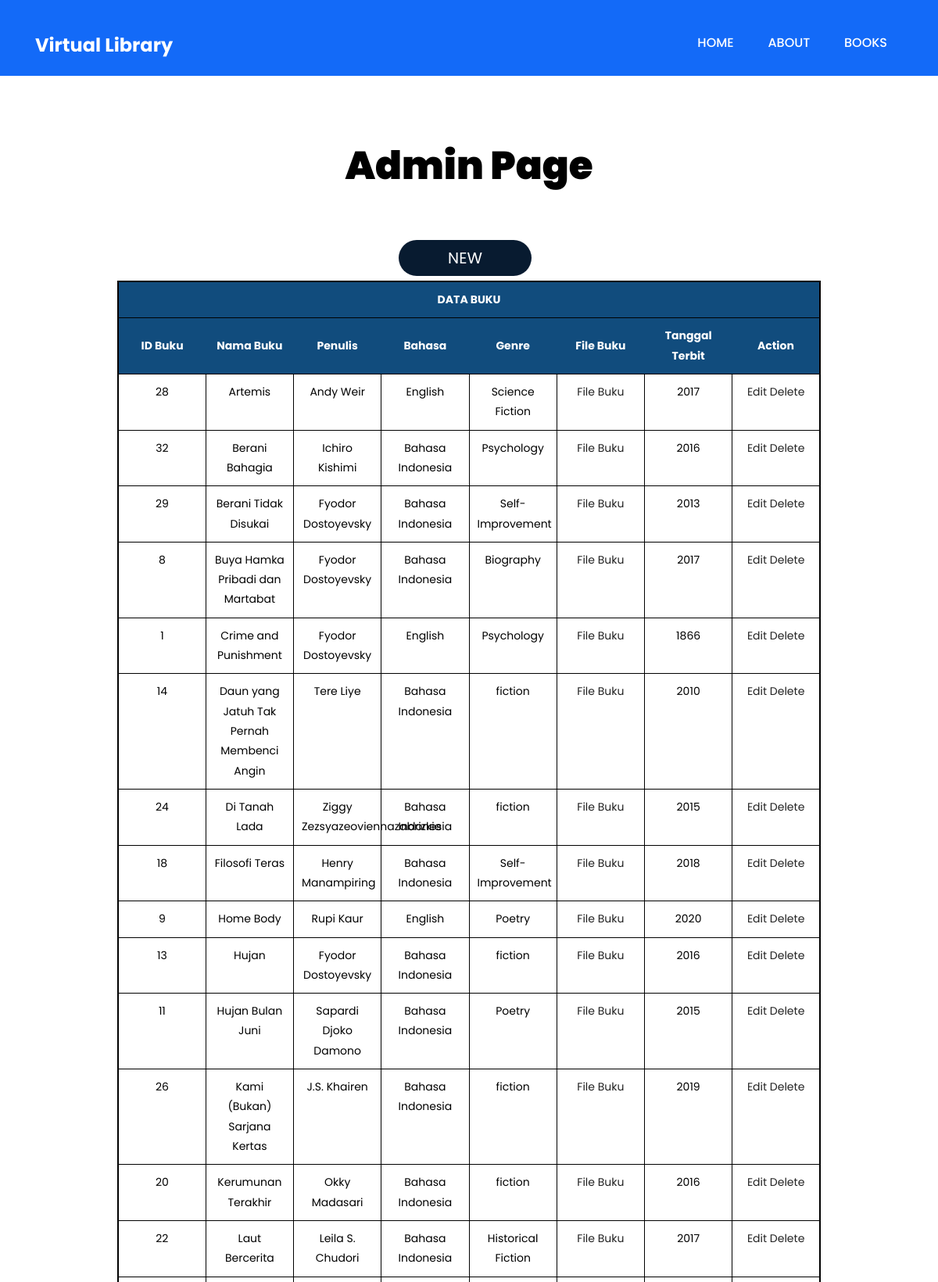
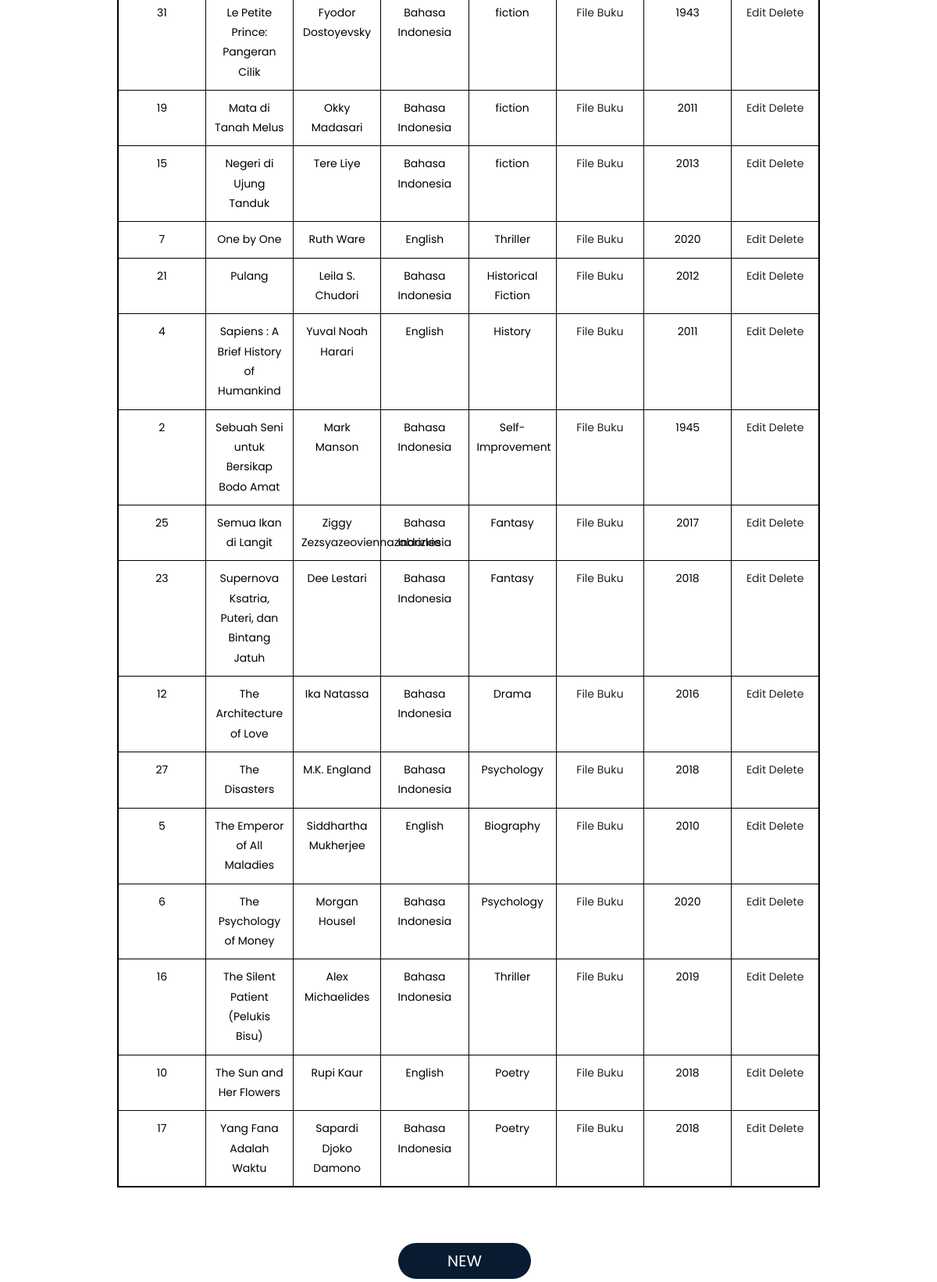
/admin.php (signed in, upper part), run on the app's committed database (2 pictures, top to bottom).
### tables this page shows
CREATE TABLE `t_books` (
  `book_id` int(11) NOT NULL,
  `book_name` varchar(255) NOT NULL,
  `book_author` int(11) NOT NULL,
  `book_lang` int(11) NOT NULL,
  `book_desc` varchar(255) DEFAULT NULL,
  `book_genre` varchar(255) NOT NULL,
  `book_cover` blob NOT NULL,
  `book_file` blob NOT NULL,
  `book_year` int(11) NOT NULL
);

CREATE TABLE `t_bookauthor` (
  `author_id` int(11) NOT NULL,
  `author_name` varchar(255) NOT NULL,
  `author_desc` varchar(255) DEFAULT ''
);

CREATE TABLE `t_booklang` (
  `language_id` int(11) NOT NULL,
  `language_name` varchar(255) NOT NULL DEFAULT ''
);

CREATE TABLE `t_bookgenre` (
  `genre_id` int(11) NOT NULL,
  `genre_name` varchar(255) NOT NULL DEFAULT ''
);

### models/function.php (called while the page is built, shortened)
<?php
include('config.php');
function readBooks(){
    global $conn;
    $query =
    "SELECT b.book_id, b.book_name, b.book_cover, ba.author_name, bl.language_name, b.book_desc, b.book_year, bg.genre_name
    FROM t_books b
    JOIN t_bookauthor ba ON b.book_author = ba.author_id
    JOIN t_booklang bl ON b.book_lang = bl.language_id
    JOIN t_bookgenre bg ON b.book_genre = bg.genre_id
    ORDER BY b.book_name ASC";
    $result = mysqli_query($conn, $query);
    return $result;
}
?>

### admin.php (the view, shortened to what this page needs)
<?php
include('models/function.php');
$bookList = readBooks();
?><!DOCTYPE html>
<html lang="en">
   <head>
      <link rel="stylesheet" href="css/bootstrap.min.css">
      <link rel="stylesheet" href="css/style.css">
      <link rel="stylesheet" href="css/responsive.css">
      <link rel="stylesheet" href="css/jquery.mCustomScrollbar.min.css">
      <link rel="stylesheet" href="https://netdna.bootstrapcdn.com/font-awesome/4.0.3/css/font-awesome.css">
      <link rel="stylesheet" href="css/owl.carousel.min.css">
      <link rel="stylesheet" href="css/owl.theme.default.min.css">
      <link rel="stylesheet" href="https://cdnjs.cloudflare.com/ajax/libs/fancybox/2.1.5/jquery.fancybox.min.css" media="screen">
   </head>
   <body class="main-layout about_pape">
      <header class="section">
         <div class="header_main">
            <div class="header_main">
               <div class="container">
                  <div class="row">
                     <div class="col-xl-3 col-lg-3 col-md-3 col-sm-3 col logo_section">
                        <div class="full">
                           <div class="center-desk">
                           <div class="logo"> <a href="home.php"><h1><strong class="color">Virtual Library</strong></h1></a> </div>
                           </div>
                        </div>
                     </div>
                     <div class="col-xl-9 col-lg-9 col-md-9 col-sm-9">
                        <div class="menu-area">
                           <div class="limit-box">
                              <nav class="main-menu">
                                 <ul class="menu-area-main">
                                    <li> <a href="home.php">Home</a> </li>
                                    <li> <a href="about.php">About</a> </li>
                                    <li><a href="books.php">Books</a></li>
                                 </ul>
                              </nav>
                           </div>
                        </div>
                     </div>
                  </div>
               </div>
            </div>
           </div>
      </header>
       <div class="section about ">
         <div class="container">
             <div class="row">
                <div class="col-12">
                    <div class="titlepage">
                     <h2><strong class="black"><center>Admin Page</center></strong></h2>
                  </div>
                </div>
             </div>
         </div>
      </div>
      <section >
			<center><a class="btn btn-lg btn-primary" size="50% 50%" style="margin-bottom: 6px;" href="bookCreate.php">NEW</a><table>
				<tr>
					<th colspan = 8>
						DATA BUKU
					</th>
               <tr>
					<th>ID Buku</th>
					<th>Nama Buku</th>
					<th>Penulis</th>
					<th>Bahasa</th>
					<th>Genre</th>
					<th>File Buku</th>
					<th>Tanggal Terbit</th>
               <th>Action</th>
				</tr>
				</tr>
            <?php foreach ($bookList as $b){ ?>
				<tr>
					<td><?=$b['book_id']?></td>
					<td><?=$b['book_name']?></td>
					<td><?=$b['author_name']?></td>
					<td><?=$b['language_name']?></td>
					<td><?=$b['genre_name']?></td>
					<td><a href="book_detail.php?book_id=<?=$b['book_id']?>">File Buku</a></td>
               <td><?=$b['book_year']?></td>
					<td>
                  <a href="bookEdit.php?book_id=<?=$b['book_id']?>">Edit</a>
                  <a href="bookDelete.php?book_id=<?=$b['book_id']?>" onclick="return confirmDelete()">Delete</a>
               </td>
            </tr>
            <?php } ?>
			</table></center>
			<br>
			<br>
         <center><a class="btn btn-lg btn-primary" size="50% 50%" style="margin-bottom: 6px;" href="genreCreate.php">NEW</a></center>
         <br>
         <br>
         <br>
         <Br>
         <br>
         <br>
      </section>
</body>
</html>

### css/style.css (style rules this page uses)
* { box-sizing: border-box !important; transition: ease all 0.5s; }
html { scroll-behavior: smooth; }
body { color: #666666; font-size: 14px; font-family: poppins; line-height: 1.80857; font-weight: normal; overflow-x: hidden; }
a { color: #1f1f1f; text-decoration: none !important; outline: none !important; -webkit-transition: all .3s ease-in-out; -moz-transition: all .3s ease-in-out; -ms-transition: all .3s ease-in-out; -o-transition: all .3s ease-in-out; transition: all .3s ease-in-out; }
h1, h2, h3, h4, h5, h6 { letter-spacing: 0; font-weight: normal; position: relative; padding: 0 0 10px 0; font-weight: normal; line-height: normal; color: #111111; margin: 0 }
h1 { font-size: 24px }
h2 { font-size: 22px }
*, *::after, *::before { -webkit-box-sizing: border-box; -moz-box-sizing: border-box; box-sizing: border-box; }
ul, li, ol { margin: 0px; padding: 0px; list-style: none; }
a { color: #222222; text-decoration: none; outline: none !important; }
a, .btn { text-decoration: none !important; outline: none !important; -webkit-transition: all .3s ease-in-out; -moz-transition: all .3s ease-in-out; -ms-transition: all .3s ease-in-out; -o-transition: all .3s ease-in-out; transition: all .3s ease-in-out; }
.full { float: left; width: 100%; }
.full { width: 100%; float: left; margin: 0; padding: 0; }
.logo { float: left; position: relative; }
nav.main-menu { float: right; margin-left: 0; }
.main-menu { text-align: center; }
.main-menu ul { margin: 0; list-style-type: none; margin-bottom: 10px; }
.main-menu ul>li { display: inline-block; position: relative; }
.main-menu ul>li a { line-height: 20px; font-size: 16px; display: block; font-weight: 500; color: #ffffff; padding: 22px 20px; text-transform: uppercase; }
.main-menu ul li:first-child { margin-left: 0; }
.main-menu ul>li { position: inherit; display: inline-block; vertical-align: middle; }
.color { color: #fff; }
.btn-primary { background: #081b30; border: indianred; max-width: 170px; width: 100%; margin-right: 10px; border-radius: 25px; }
.titlepage { padding-bottom: 50px; }
.titlepage h2 { padding: 0px 0px 0px 0px; font-size: 50px; font-weight: bold; color: #136af8; line-height: 50px; position: relative; margin-bottom: 20px; }
.about { background: #ffff; padding-top: 90px; }
.section { float: left; width: 100%; }
.header_main { width: 100%; float: left; background-color: #136af8; padding-top: 20px; }
.black { color: #000; }
.main-menu ul > li a { padding-top: 5px; }
table { width: 75%; border-collapse: collapse; border-spacing: 0; border: 2px solid #000000; border-color: #000000; margin-bottom: 20px; table-layout: fixed; }
th { font-weight: bold; text-align: center; border-bottom: 1px solid #000000; padding: 10px; font-size: 14px; color: #ffffff; background-color: #114c7d; }
td { border-bottom: 1px solid #000000; padding: 10px; font-size: 14px; color: #000000; background-color: #ffffff; vertical-align: top; border-right: 1px solid #000000; text-align: center; }

### data on the page
t_books: book_id "28", book_name "Artemis", book_author.author_name "Andy Weir", book_lang.language_name "English", t_bookgenre.genre_name "Science Fiction", book_year "2017"
t_books: book_id "32", book_name "Berani Bahagia", book_author.author_name "Ichiro Kishimi", book_lang.language_name "Bahasa Indonesia", t_bookgenre.genre_name "Psychology", book_year "2016"
t_books: book_id "29", book_name "Berani Tidak Disukai", book_author.author_name "Fyodor Dostoyevsky", book_lang.language_name "Bahasa Indonesia", t_bookgenre.genre_name "Self-Improvement", book_year "2013"
t_books: book_id "8", book_name "Buya Hamka Pribadi dan Martabat", book_author.author_name "Fyodor Dostoyevsky", book_lang.language_name "Bahasa Indonesia", t_bookgenre.genre_name "Biography", book_year "2017"
t_books: book_id "1", book_name "Crime and Punishment", book_author.author_name "Fyodor Dostoyevsky", book_lang.language_name "English", t_bookgenre.genre_name "Psychology", book_year "1866"
t_books: book_id "14", book_name "Daun yang Jatuh Tak Pernah Membenci Angin", book_author.author_name "Tere Liye", book_lang.language_name "Bahasa Indonesia", t_bookgenre.genre_name "fiction", book_year "2010"
t_books: book_id "24", book_name "Di Tanah Lada", book_author.author_name "Ziggy Zezsyazeoviennazabrizkie", book_lang.language_name "Bahasa Indonesia", t_bookgenre.genre_name "fiction", book_year "2015"
t_books: book_id "18", book_name "Filosofi Teras", book_author.author_name "Henry Manampiring", book_lang.language_name "Bahasa Indonesia", t_bookgenre.genre_name "Self-Improvement", book_year "2018"
t_books: book_id "9", book_name "Home Body", book_author.author_name "Rupi Kaur", book_lang.language_name "English", t_bookgenre.genre_name "Poetry", book_year "2020"
t_books: book_id "13", book_name "Hujan", book_author.author_name "Fyodor Dostoyevsky", book_lang.language_name "Bahasa Indonesia", t_bookgenre.genre_name "fiction", book_year "2016"
t_books: book_id "11", book_name "Hujan Bulan Juni", book_author.author_name "Sapardi Djoko Damono", book_lang.language_name "Bahasa Indonesia", t_bookgenre.genre_name "Poetry", book_year "2015"
t_books: book_id "26", book_name "Kami (Bukan) Sarjana Kertas", book_author.author_name "J.S. Khairen", book_lang.language_name "Bahasa Indonesia", t_bookgenre.genre_name "fiction", book_year "2019"
t_books: book_id "20", book_name "Kerumunan Terakhir", book_author.author_name "Okky Madasari", book_lang.language_name "Bahasa Indonesia", t_bookgenre.genre_name "fiction", book_year "2016"
t_books: book_id "22", book_name "Laut Bercerita", book_author.author_name "Leila S. Chudori", book_lang.language_name "Bahasa Indonesia", t_bookgenre.genre_name "Historical Fiction", book_year "2017"
t_books: book_id "31", book_name "Le Petite Prince: Pangeran Cilik", book_author.author_name "Fyodor Dostoyevsky", book_lang.language_name "Bahasa Indonesia", t_bookgenre.genre_name "fiction", book_year "1943"
t_books: book_id "19", book_name "Mata di Tanah Melus", book_author.author_name "Okky Madasari", book_lang.language_name "Bahasa Indonesia", t_bookgenre.genre_name "fiction", book_year "2011"
t_books: book_id "15", book_name "Negeri di Ujung Tanduk", book_author.author_name "Tere Liye", book_lang.language_name "Bahasa Indonesia", t_bookgenre.genre_name "fiction", book_year "2013"
t_books: book_id "7", book_name "One by One", book_author.author_name "Ruth Ware", book_lang.language_name "English", t_bookgenre.genre_name "Thriller", book_year "2020"
t_books: book_id "21", book_name "Pulang", book_author.author_name "Leila S. Chudori", book_lang.language_name "Bahasa Indonesia", t_bookgenre.genre_name "Historical Fiction", book_year "2012"
t_books: book_id "4", book_name "Sapiens : A Brief History of Humankind", book_author.author_name "Yuval Noah Harari", book_lang.language_name "English", t_bookgenre.genre_name "History", book_year "2011"
t_books: book_id "2", book_name "Sebuah Seni untuk Bersikap Bodo Amat", book_author.author_name "Mark Manson", book_lang.language_name "Bahasa Indonesia", t_bookgenre.genre_name "Self-Improvement", book_year "1945"
t_books: book_id "25", book_name "Semua Ikan di Langit", book_author.author_name "Ziggy Zezsyazeoviennazabrizkie", book_lang.language_name "Bahasa Indonesia", t_bookgenre.genre_name "Fantasy", book_year "2017"
t_books: book_id "23", book_name "Supernova Ksatria, Puteri, dan Bintang Jatuh", book_author.author_name "Dee Lestari", book_lang.language_name "Bahasa Indonesia", t_bookgenre.genre_name "Fantasy", book_year "2018"
t_books: book_id "12", book_name "The Architecture of Love", book_author.author_name "Ika Natassa", book_lang.language_name "Bahasa Indonesia", t_bookgenre.genre_name "Drama", book_year "2016"
t_books: book_id "27", book_name "The Disasters", book_author.author_name "M.K. England", book_lang.language_name "Bahasa Indonesia", t_bookgenre.genre_name "Psychology", book_year "2018"
t_books: book_id "5", book_name "The Emperor of All Maladies", book_author.author_name "Siddhartha Mukherjee", book_lang.language_name "English", t_bookgenre.genre_name "Biography", book_year "2010"
t_books: book_id "6", book_name "The Psychology of Money", book_author.author_name "Morgan Housel", book_lang.language_name "Bahasa Indonesia", t_bookgenre.genre_name "Psychology", book_year "2020"
t_books: book_id "16", book_name "The Silent Patient (Pelukis Bisu)", book_author.author_name "Alex Michaelides", book_lang.language_name "Bahasa Indonesia", t_bookgenre.genre_name "Thriller", book_year "2019"
t_books: book_id "10", book_name "The Sun and Her Flowers", book_author.author_name "Rupi Kaur", book_lang.language_name "English", t_bookgenre.genre_name "Poetry", book_year "2018"
t_books: book_id "17", book_name "Yang Fana Adalah Waktu", book_author.author_name "Sapardi Djoko Damono", book_lang.language_name "Bahasa Indonesia", t_bookgenre.genre_name "Poetry", book_year "2018"
